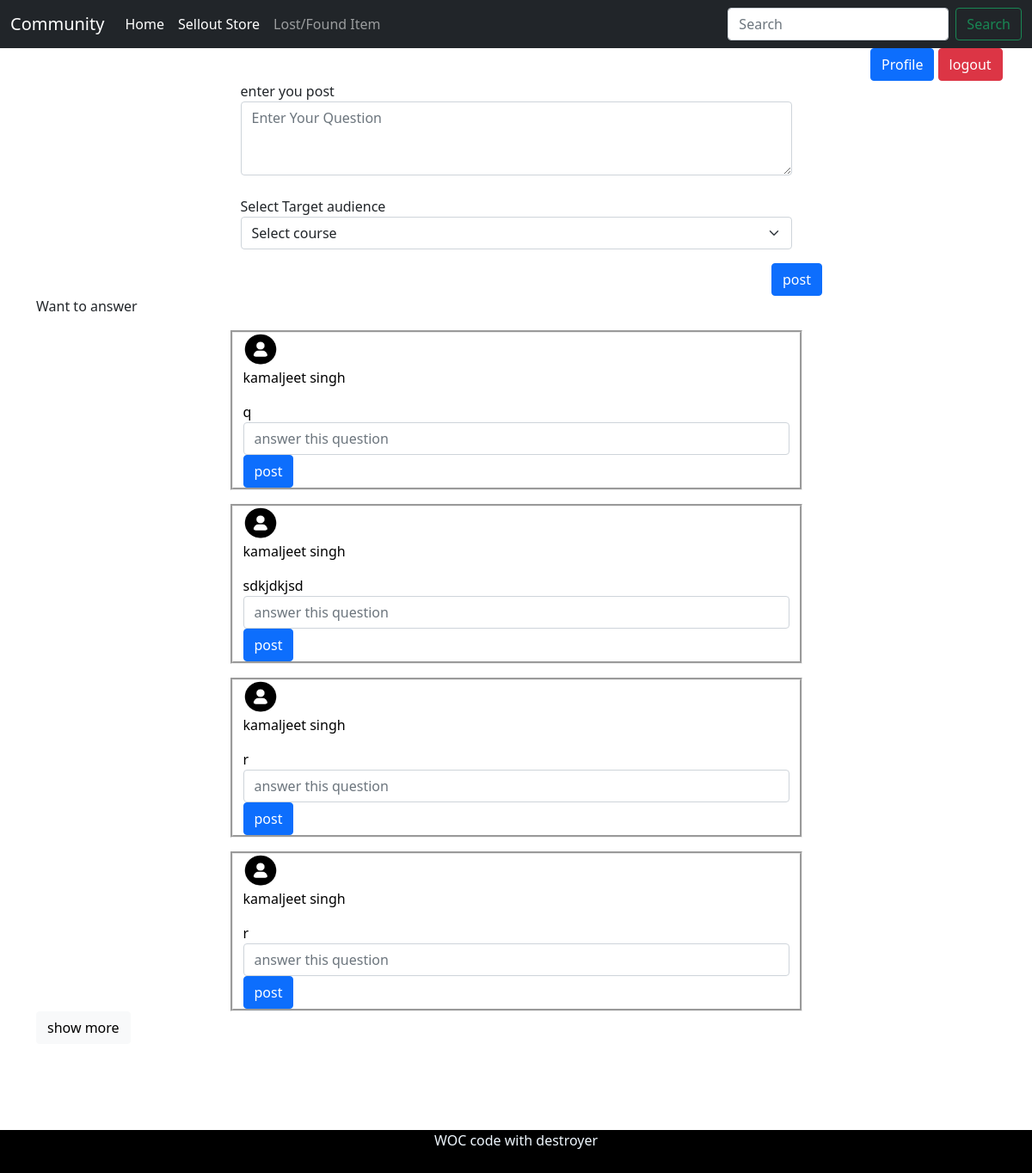
Screenshot of /community (signed in) with the database file from the repository.
### register/models.py (models this page shows)
class Signup(models.Model):  # Model class from models module is inherited in class Question.
    name = models.CharField(max_length=20, verbose_name="Name")
    GENDER = (
        ('Male', 'Male'),
        ('Female', 'Female'),
        ('Other', 'Other'),
    )
    gender = models.CharField(max_length=10,verbose_name="Gender")
    student_id = models.CharField(max_length=10, verbose_name="College Registration ID", unique=True) #college id hi dalegi
    email = models.EmailField(max_length=100, verbose_name='College Email ID')
    COURSE = (
        ('BTech', 'BTech'),
        ('MTech', 'MTech'),
        ('MCA', 'MCA'),
        ('MSc', 'MSc'),
        ('MBA', 'MBA'),
        ('Ph.D', 'Ph.D'),
    )
    course = models.CharField(max_length=20, verbose_name='Course Name')
    password = models.CharField(max_length=100, verbose_name='Password')
    dob = models.DateField(max_length=10, verbose_name='Date Of Birth')
    photo = models.ImageField(verbose_name='Photo')
    mobile_number = models.IntegerField(verbose_name='mobile number')
    def __str__(self):  # A method is declared so that in admin panel Text of Question is displayed.
        return self.student_id

### community/models.py (models this page shows)
class CommunityQuestion(models.Model):
    student_id = models.ForeignKey(Signup, on_delete=models.CASCADE, null=True)
    question_id = models.AutoField(primary_key=True,)
    question_description = models.TextField(null=True)
    publishing_date = models.DateField()
    stu_department = models.CharField(max_length=255, default='0000000',null=True)
    stu_name = models.CharField(max_length=255,null=True,default="mnnit")

### community/views.py (the view, shortened to what this page needs)
# urls.py: path("community", views.community, name='community'),
def community(request):
    if not request.session.has_key('user_id_session_login'):
        return redirect('login')
    my_obj_list = []
    if request.method == "POST" and request.POST.get('showmore'):
        a = int(request.POST.get('showmore'))
        a = int(a + 5)
        data = CommunityQuestion.objects.all()[:a]
        for x in data:
            name = Signup.objects.get(student_id=x.student_id)
            obj = Com(x.student_id, name.name, x.question_id, x.question_description)
            my_obj_list.append(obj)
        for x in my_obj_list:
            print(x.stu_name)
    else:
        a = 5;
        data = CommunityQuestion.objects.all()[:a]
        for x in data:
            name = Signup.objects.get(student_id=x.student_id)
            obj = Com(x.student_id, name.name, x.question_id, x.question_description)
            my_obj_list.append(obj)
        for x in my_obj_list:
            print(x.stu_name)
    context = {
        "student_question": my_obj_list,
        "a": a,
    }
    return render(request, 'community.html', context)

### templates/community.html (shortened to what this page needs)
{% extends 'navbar.html' %}
{% load static %}
{% block head%}
    <link rel="stylesheet" type="text/css" href="{% static 'style.css' %} ">
{% endblock %}
{% block body %}
    <div class="container">
        <form method="POST">
            <div class="row " >
                <div class="form-group col-md-7 m-auto">
                    <label>enter you post</label>
                    <textarea class="form-control" name="Question" rows="3" placeholder="Enter Your Question" required></textarea>
                </div>
                <div class="form-group col-md-7 m-auto  mt-4">
                    <label>Select Target audience</label>
                            <select required class="form-select" name="option" aria-label="Select Course">
                              <option value="">Select course</option>
                            </select>
                </div>
            </div>
                <div class="row">
                <div class="col-2 offset-9">
                    <button type="submit" name="post_question" value="question" class="btn btn-primary mt-3">post</button>
                </div>
            </div>
        </form>
    </div>
    <div class="container">
        <label>Want to answer</label>
        {% for x in student_question %}
        <div class="row ">
                <div class="col-md-7 m-auto mt-3 groove">
                    <form method="get">
                        <div class="row">
                            <div class="col-1">
                                <img src="{% static 'profile.png' %} " style="width: 40px;height: 40px;">
                            </div>
                            <a href="profile?pid={{ x.student_id }}" style="text-decoration: none; color: black"><p>{{ x.stu_name }}</p></a>
                        </div>
                        <div class="form-group">
                            <a href="communityanswer?key={{ x.question_id }}" style="text-decoration: none; color:black" value="{{ x.question_id }}" >{{ x.question_description }}</a>
                        </div>
                        <div class="form-group">
                            <input type="text" class="form-control" name="answer" id="answer"placeholder="answer this question" required>
                        </div>
                        <div class="col-1">
                            <a href="community?QID={{ x.question_id }}"><button class="btn btn-primary" name="subque" value="{{ x.question_id }}">post</button></a>
                        </div>
                    </form>
                </div>
           </div>
        {% endfor %}
        <form method="post">
        <button name="showmore" value="{{ a }}" class="btn btn-light">show more</button>
        </form>
    </div>
{% endblock %}

### static/style.css (style rules this page uses)
.container .groove { border-style: groove; }

### rows the page displays
Signup: stu_name "kamaljeet singh" "kamaljeet singh" "kamaljeet singh" "kamaljeet singh"
CommunityQuestion: question_description "sdkjdkjsd"

### other values shown
{{ x.question_description }} "q" "r" "r"
